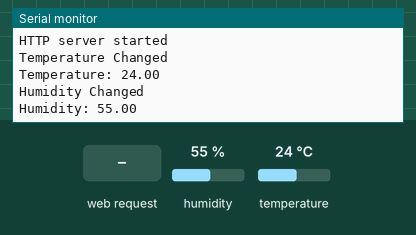
Bench run of a sketch on a simulated ESP8266 (NodeMCU). Shown: the last lines printed to the serial monitor. The inputs (shaded band) are chosen by the test bench; at power-on: humidity 55 %, temperature 24 °C. WiFi joins after 1.5 s; servers stay silent unless stated; storage starts empty.

Above: at 4.2 s.
4.3 s: HTTP request GET /xml received
At 6.0 s:
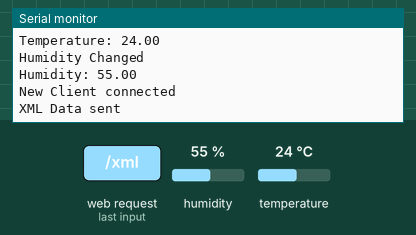
6.3 s: humidity set to 22 %
At 7.6 s:
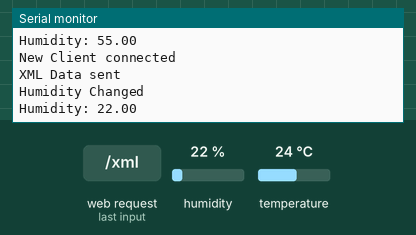
7.8 s: temperature set to 12 °C
At 9.2 s:
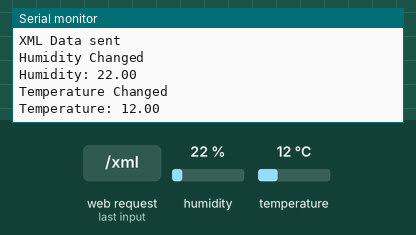
9.3 s: humidity set to 40 %
At 11.6 s:
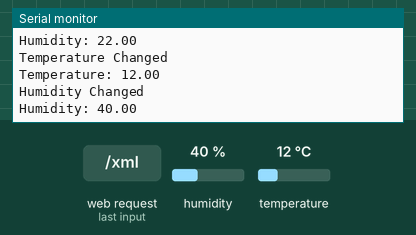

The sketch:

ESP8266_DHT22_Gauge_AJAX.ino
```cpp
/*

  Created by Akshai M , ICFOSS.

  = SPIFFS
  upload the contents of the data folder with MkSPIFFS Tool ("ESP8266 Sketch Data Upload" in Tools menu in Arduino IDE)
  https://github.com/esp8266/arduino-esp8266fs-plugin

  = Javascript GAUGE
  Javascript Gauge
  http://www.esp8266.com/viewtopic.php?p=36089
  http://newmaan.com/gauge.min.js


  Approach derived from https://github.com/roboticboyer/ESP8266_Gauge_AJAX


  Caution  avoid calling all Serial prints else SRAM may overflow.
*/

#include <ESP8266WiFi.h>
#include <WiFiClient.h>
#include <ESP8266WebServer.h>
#include <ESP8266mDNS.h>
#include "DHT.h"
#include <FS.h>

const char* ssid = "SSID";
const char* password = "password";

ESP8266WebServer server(80);

// DHT
#define DHTPIN D2
#define DHTTYPE DHT22
DHT dht(DHTPIN, DHTTYPE);

#define INTERVAL 5
float temp = 20;
float hum = 30;
float webtemp = 20;
float webhum = 30;
long temp_time;
int counter = 0;
int start = 0;
//char str[20];
//------------------------------------------------------------------
String XML;
void buildXML() {
  XML = "<?xml version='1.0'?>"; // start xml response
  XML += "<response>";
  //XML+=random(-10,100);
  XML += "<temperature>";
  XML += webtemp;
  XML += "</temperature>";
  XML += "<humidity>";
  XML += webhum;
  XML += "</humidity>";
  XML += "</response>";// end xml response
}
//------------------------------------------------------------------
void handleXML() {
  buildXML();
  if (start == 0)
  {
    Serial.println("New Client connected");
    delay(500); // delay to avoid scrambling of needle in gauge
    start = 1;
  }

  server.send(200, "text/xml", XML);
  Serial.println("XML Data sent");
}
//----------------------------------------------------------------------
//format bytes
String formatBytes(size_t bytes) {
  if (bytes < 1024) {
    return String(bytes) + "B";
  } else if (bytes < (1024 * 1024)) {
    return String(bytes / 1024.0) + "KB";
  } else if (bytes < (1024 * 1024 * 1024)) {
    return String(bytes / 1024.0 / 1024.0) + "MB";
  } else {
    return String(bytes / 1024.0 / 1024.0 / 1024.0) + "GB";
  }
}
//----------------------------------------------------------------------

//content definition for client(browser);
String getContentType(String filename) {
  if (server.hasArg("download")) return "application/octet-stream";
  else if (filename.endsWith(".htm")) return "text/html";
  else if (filename.endsWith(".html")) return "text/html";
  else if (filename.endsWith(".css")) return "text/css";
  else if (filename.endsWith(".js")) return "application/javascript";
  else if (filename.endsWith(".png")) return "image/png";
  else if (filename.endsWith(".gif")) return "image/gif";
  else if (filename.endsWith(".jpg")) return "image/jpeg";
  else if (filename.endsWith(".ico")) return "image/x-icon";
  else if (filename.endsWith(".xml")) return "text/xml";
  else if (filename.endsWith(".pdf")) return "application/x-pdf";
  else if (filename.endsWith(".zip")) return "application/x-zip";
  else if (filename.endsWith(".gz")) return "application/x-gzip";
  return "text/plain";
}
//----------------------------------------------------------------------
//load files from file system
bool handleFileRead(String path) {
  Serial.println("handleFileRead: " + path);
  start = 0; // new client
  if (path.endsWith("/")) path += "index.htm";
  String contentType = getContentType(path);
  String pathWithGz = path + ".gz";
  if (SPIFFS.exists(pathWithGz) || SPIFFS.exists(path)) {
    if (SPIFFS.exists(pathWithGz))
      path += ".gz";
    File file = SPIFFS.open(path, "r");
    size_t sent = server.streamFile(file, contentType);
    file.close();
    return true;
  }
  return false;
}
//----------------------------------------------------------------------
void setup(void) {
  dht.begin();
  delay(1000);
  Serial.begin(115200);
  Serial.print("\n");
  Serial.setDebugOutput(true);
  //  rtcObject.Begin();
  // RtcDateTime currentTime = RtcDateTime(24, 02, 18, 19, 15, 0); // current date and time
  //  rtcObject.SetDateTime(currentTime);
  SPIFFS.begin();
  {
    Dir dir = SPIFFS.openDir("/");
    while (dir.next()) {
      String fileName = dir.fileName();
      size_t fileSize = dir.fileSize();
      Serial.printf("FS File: %s, size: %s\n", fileName.c_str(), formatBytes(fileSize).c_str());
    }
    Serial.printf("\n");
  }
  //WIFI INIT
  Serial.printf("Connecting to %s\n", ssid);
  if (String(WiFi.SSID()) != String(ssid)) {
    WiFi.begin(ssid, password);
  }
  //WiFi.config(IPAddress(192, 168, 1, 220), IPAddress(192, 168, 1, 1), IPAddress(255, 255, 255, 0));

  while (WiFi.status() != WL_CONNECTED) {
    delay(500);
    Serial.print(".");
  }
  Serial.println("");
  Serial.print("Connected! IP address: ");
  Serial.println(WiFi.localIP());

  delay(500);
  if (MDNS.begin("esp8266")) {  //Start mDNS. Webserver can be reached on http://esp8266.local
    Serial.println("MDNS started");
  }

  server.on("/xml", handleXML);
  server.onNotFound([]() {
    if (!handleFileRead(server.uri()))
      server.send(404, "text/plain", "FileNotFound");
  });

  server.begin();
  Serial.println("HTTP server started");

}
//----------------------------------------------------------------------
void loop(void) {
  server.handleClient();
  yield();
  measure();
}
//----------------------------------------------------------------------
void measure(void) {
  long time = millis();
  if (time > temp_time + INTERVAL) {
    do {
      temp = dht.readTemperature();
      hum = dht.readHumidity();
    } while (temp == 85.0 || temp == (-127.0));
    temp_time = millis();

  }

  if (temp != webtemp && isnan(temp) != 1) {
    webtemp = temp;
    Serial.println("Temperature Changed");
    Serial.print("Temperature: ");
    Serial.println(temp);
    counter = 0;
  }
  else if (isnan(temp)) { // condition to avoid nan and detect faulty sensor.
    counter++;
    if (counter > 25){
      webtemp = -10;
    }

  }
  if (hum != webhum && isnan(hum) != 1) {
    webhum = hum;
    Serial.println("Humidity Changed ");
    Serial.print("Humidity: ");
    Serial.println(hum);
  }
}
```

Measured:
- after the input at 4.3 s, the serial monitor: prints a new line at once (image 1)
- after the input at 6.3 s, the serial monitor: prints a new line after 0.75 s (image 2)
- after the input at 7.8 s, the serial monitor: prints a new line after 1.3 s (image 3)
- after the input at 9.3 s, the serial monitor: prints a new line after 1.8 s (image 4)
